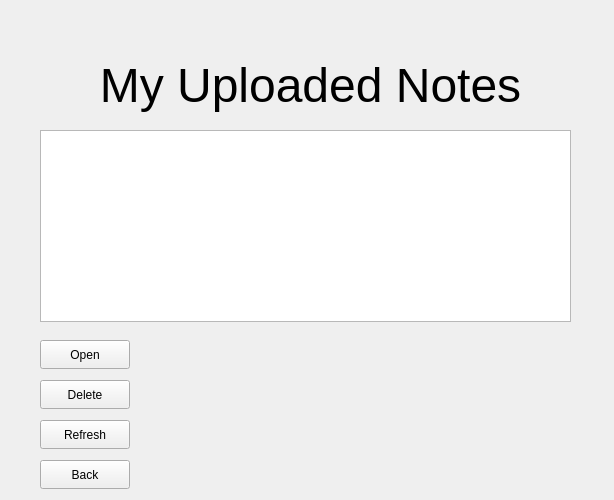
<?xml version="1.0" encoding="UTF-8"?>
<ui version="4.0">
 <class>MyNotes</class>
 <widget class="QWidget" name="MyNotes">
  <property name="geometry">
   <rect>
    <x>0</x>
    <y>0</y>
    <width>614</width>
    <height>500</height>
   </rect>
  </property>
  <property name="windowTitle">
   <string>Form</string>
  </property>
  <widget class="QListWidget" name="notesListWidget">
   <property name="geometry">
    <rect>
     <x>40</x>
     <y>130</y>
     <width>531</width>
     <height>192</height>
    </rect>
   </property>
  </widget>
  <widget class="QLabel" name="label">
   <property name="geometry">
    <rect>
     <x>40</x>
     <y>50</y>
     <width>541</width>
     <height>71</height>
    </rect>
   </property>
   <property name="font">
    <font>
     <pointsize>36</pointsize>
    </font>
   </property>
   <property name="text">
    <string>My Uploaded Notes</string>
   </property>
   <property name="alignment">
    <set>Qt::AlignmentFlag::AlignCenter</set>
   </property>
  </widget>
  <widget class="QPushButton" name="openButton">
   <property name="geometry">
    <rect>
     <x>40</x>
     <y>340</y>
     <width>90</width>
     <height>29</height>
    </rect>
   </property>
   <property name="text">
    <string>Open</string>
   </property>
  </widget>
  <widget class="QPushButton" name="deleteButton">
   <property name="geometry">
    <rect>
     <x>40</x>
     <y>380</y>
     <width>90</width>
     <height>29</height>
    </rect>
   </property>
   <property name="text">
    <string>Delete</string>
   </property>
  </widget>
  <widget class="QPushButton" name="refreshButton">
   <property name="geometry">
    <rect>
     <x>40</x>
     <y>420</y>
     <width>90</width>
     <height>29</height>
    </rect>
   </property>
   <property name="text">
    <string>Refresh</string>
   </property>
  </widget>
  <widget class="QPushButton" name="backButton">
   <property name="geometry">
    <rect>
     <x>40</x>
     <y>460</y>
     <width>90</width>
     <height>29</height>
    </rect>
   </property>
   <property name="text">
    <string>Back</string>
   </property>
  </widget>
 </widget>
 <resources/>
 <connections/>
</ui>
